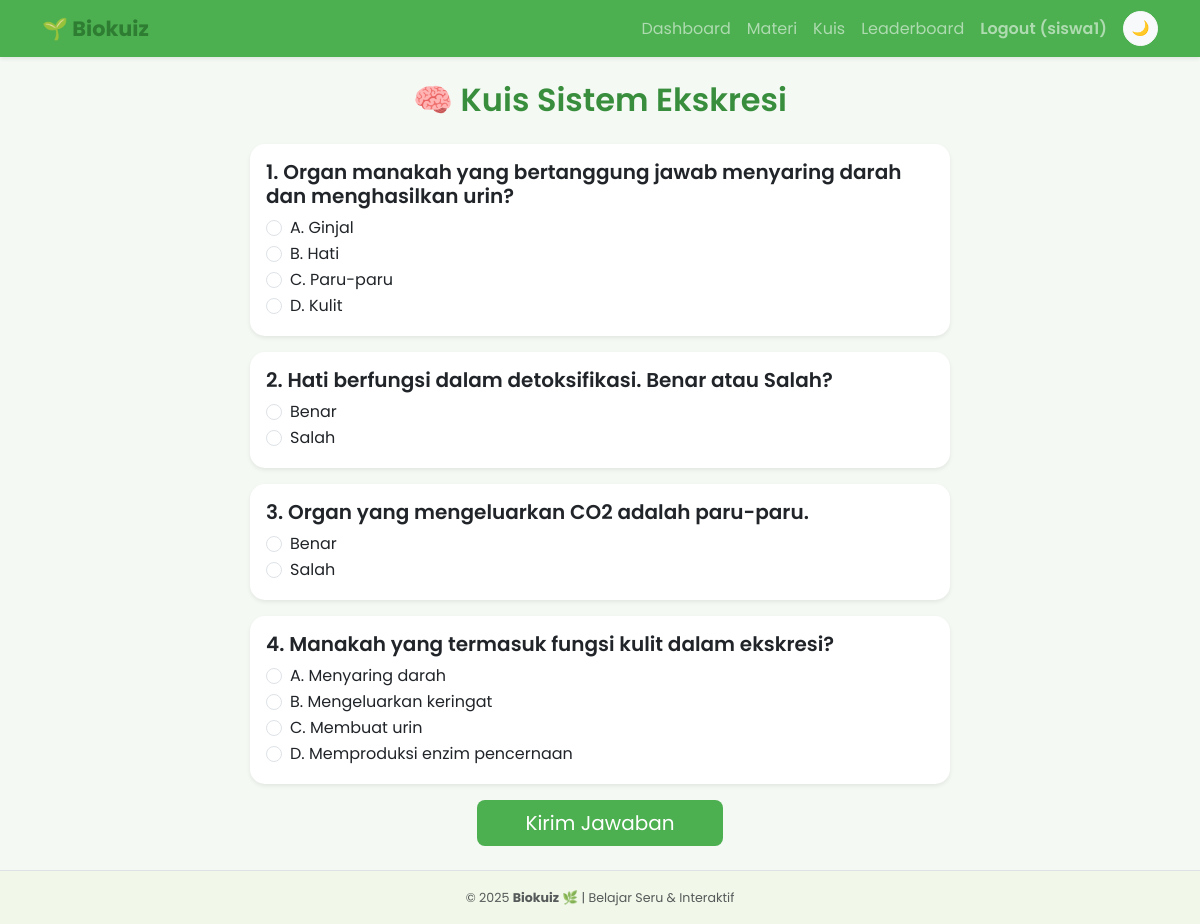
Page /quiz (signed in) on the committed database.
### app.py (models this page shows, shortened)
class User(db.Model, UserMixin):
    id = db.Column(db.Integer, primary_key=True)
    username = db.Column(db.String(80), unique=True, nullable=False)
    password_hash = db.Column(db.String(200), nullable=False)
    created_at = db.Column(db.DateTime, default=datetime.utcnow)
    role = db.Column(db.String(20), default='murid')  # 'murid' or 'guru'
    scores = db.relationship('Score', backref='user', lazy=True)

class Question(db.Model):
    id = db.Column(db.Integer, primary_key=True)
    text = db.Column(db.Text, nullable=False)
    qtype = db.Column(db.String(20), default='mcq')  # 'mcq' or 'tf'
    choices = db.Column(db.Text, nullable=True)
    correct = db.Column(db.String(200), nullable=False)  # e.g. 'A' or 'True'

### app.py (the view, shortened to what this page needs)
@app.route('/quiz', methods=['GET', 'POST'])
@login_required
def quiz():
    if request.method == 'GET':
        questions = Question.query.all()
        return render_template('quiz.html', questions=questions)

### app.py (called while the page is built)
@login_manager.user_loader
def load_user(user_id):
    return User.query.get(int(user_id))

### templates/quiz.html
{% extends "base.html" %}
{% block content %}
<h2 class="text-center text-primary mb-4">🧠 Kuis Sistem Ekskresi</h2>
<form method="post" class="mx-auto" style="max-width:700px;">
  {% for q in questions %}
  <div class="card mb-3 shadow-sm">
    <div class="card-body">
      <h5 class="card-title">{{ loop.index }}. {{ q.text }}</h5>
      {% if q.qtype == 'mcq' %}
        {% for p in q.choices.split(';;') if q.choices %}
          {% set kv = p.split('||') %}
          <div class="form-check">
            <input class="form-check-input" type="radio" name="question_{{ q.id }}" value="{{ kv[0] }}" id="q{{ q.id }}{{ kv[0] }}">
            <label class="form-check-label" for="q{{ q.id }}{{ kv[0] }}">{{ kv[0] }}. {{ kv[1] }}</label>
          </div>
        {% endfor %}
      {% elif q.qtype == 'tf' %}
        <div class="form-check">
          <input class="form-check-input" type="radio" name="question_{{ q.id }}" value="True" id="t{{ q.id }}">
          <label class="form-check-label" for="t{{ q.id }}">Benar</label>
        </div>
        <div class="form-check">
          <input class="form-check-input" type="radio" name="question_{{ q.id }}" value="False" id="f{{ q.id }}">
          <label class="form-check-label" for="f{{ q.id }}">Salah</label>
        </div>
      {% endif %}
    </div>
  </div>
  {% endfor %}
  <div class="text-center">
    <button type="submit" class="btn btn-success btn-lg px-5">Kirim Jawaban</button>
  </div>
</form>
{% endblock %}

### templates/base.html (shortened to what this page needs)
<!doctype html>
<html lang="id">
<head>
  <link href="https://cdn.jsdelivr.net/npm/bootstrap@5.3.3/dist/css/bootstrap.min.css" rel="stylesheet">
  <link rel="stylesheet" href="{{ url_for('static', filename='style.css') }}">
</head>
<body id="pageBody">
  <nav class="navbar navbar-expand-lg navbar-dark shadow-sm" id="mainNavbar" style="background-color: #4CAF50;">
    <div class="container">
      <a class="navbar-brand" href="{{ url_for('index') }}">🌱 Biokuiz</a>
      <div class="collapse navbar-collapse" id="navbarNav">
        <ul class="navbar-nav ms-auto align-items-center">
          {% if current_user.is_authenticated %}
            <li class="nav-item"><a class="nav-link" href="{{ url_for('dashboard') }}">Dashboard</a></li>
            <li class="nav-item"><a class="nav-link" href="{{ url_for('material') }}">Materi</a></li>
            <li class="nav-item"><a class="nav-link" href="{{ url_for('quiz') }}">Kuis</a></li>
            <li class="nav-item"><a class="nav-link" href="{{ url_for('leaderboard') }}">Leaderboard</a></li>
            <li class="nav-item"><a class="nav-link fw-semibold" href="{{ url_for('logout') }}">Logout ({{ current_user.username }})</a></li>
          {% else %}
            <li class="nav-item"><a class="nav-link" href="{{ url_for('login') }}">Login</a></li>
            <li class="nav-item"><a class="nav-link" href="{{ url_for('register') }}">Daftar</a></li>
          {% endif %}
          <li class="nav-item">
            <button id="modeToggle" class="btn btn-light ms-2" title="Ganti Tema">🌙</button>
          </li>
        </ul>
      </div>
    </div>
  </nav>
  <main class="container my-4">
    {% block content %}{% endblock %}
  </main>
  <footer class="text-center text-muted py-3 border-top">
    <small>© 2025 <strong>Biokuiz</strong> 🌿 | Belajar Seru & Interaktif</small>
  </footer>
</body>
</html>

### static/style.css (style rules this page uses)
body { font-family: 'Poppins', sans-serif; background-color: #f4fdf4; color: #333333; transition: background-color 0.3s ease, color 0.3s ease; }
.navbar-brand { font-weight: 700; color: #2e7d32 !important; }
h1, h2, h3, h4, h5 { color: #2e7d32; font-weight: 600; }
.card { border-radius: 15px; border: none; background-color: #ffffff; box-shadow: 0 4px 10px rgba(0, 0, 0, 0.05); transition: transform 0.2s ease, box-shadow 0.2s ease; }
.btn-success { background-color: #4CAF50; border: none; color: #ffffff !important; }
footer { font-size: 0.9rem; color: #333; }
.text-primary { color: #388e3c !important; }

### templates/base.html (style rules this page uses)
body { font-family: 'Poppins', sans-serif; background-color: #f4f9f4; color: #333; transition: background-color 0.4s, color 0.4s; overflow-x: hidden; }
.navbar { transition: background-color 0.3s ease; }
.navbar-brand { font-weight: 700; font-size: 1.3rem; }
footer { background-color: #f1f8e9; font-size: 0.9rem; }
.nav-link { position: relative; transition: color 0.2s ease; }
.nav-link::after { content: ""; position: absolute; width: 0%; height: 2px; left: 0; bottom: 0; background-color: #fff; transition: width 0.2s; }
#modeToggle { border-radius: 50%; font-size: 0.9rem; width: 35px; height: 35px; display: flex; align-items: center; justify-content: center; transition: all 0.2s ease; }

### rows in the picture
User: username "siswa1"
Question: text "Organ manakah yang bertanggung jawab menyaring darah dan menghasilkan urin?", kv "A" "B" "C" "D", kv "Ginjal" "Hati" "Paru-paru" "Kulit"
Question: text "Hati berfungsi dalam detoksifikasi. Benar atau Salah?"
Question: text "Organ yang mengeluarkan CO2 adalah paru-paru."
Question: text "Manakah yang termasuk fungsi kulit dalam ekskresi?", kv "A" "B" "C" "D", kv "Menyaring darah" "Mengeluarkan keringat" "Membuat urin" "Memproduksi enzim pencernaan"
